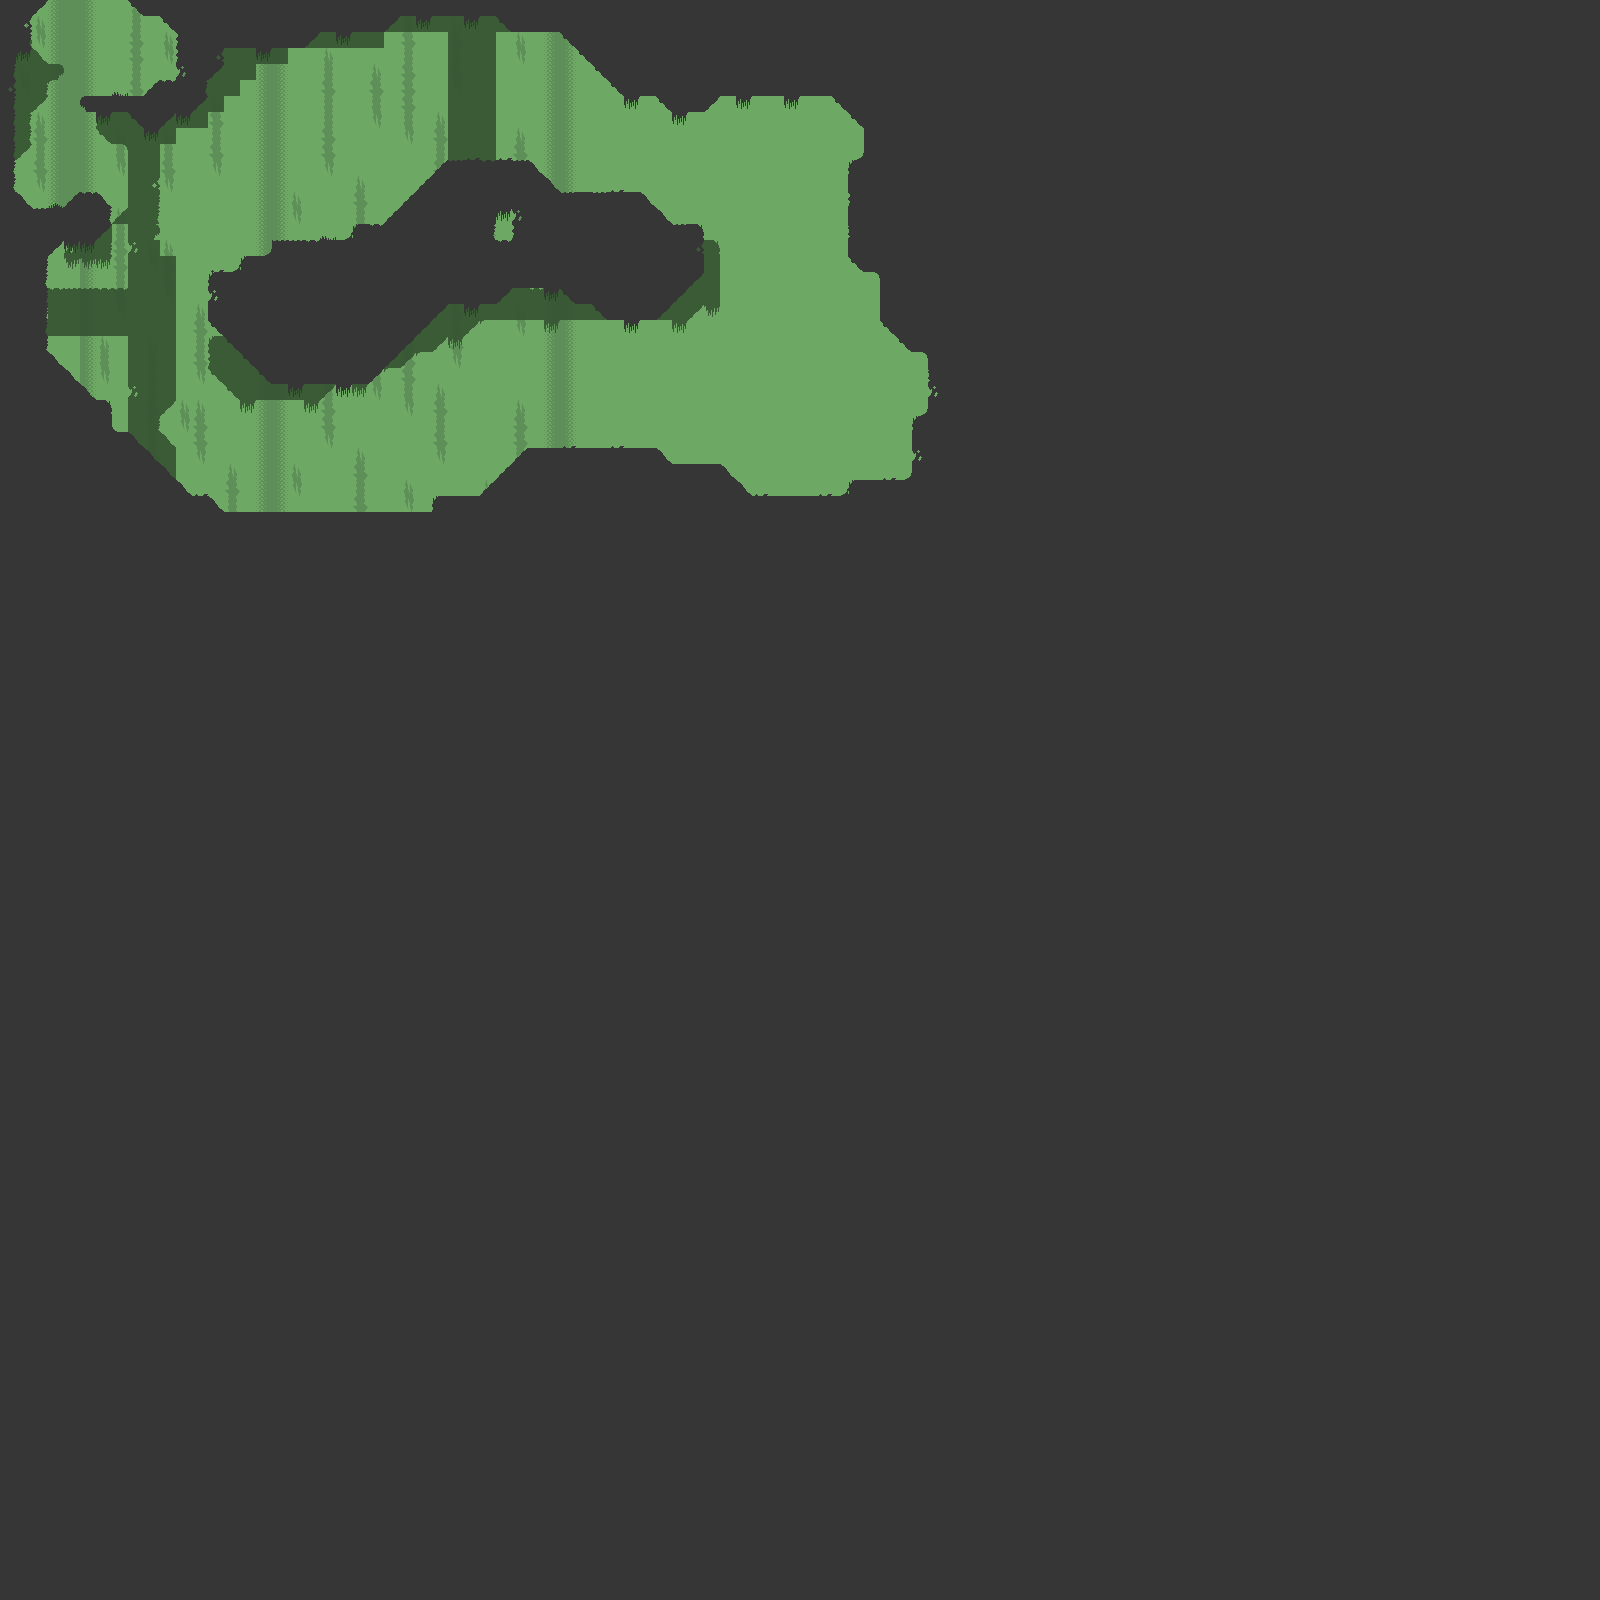

Rendered tile map (Tiled .tmx) drawn with the repository's tilesets; below, a short description and the map source with its tile grids summarised:
An orthogonal 100x100 tile map with 16x16 px tiles, 4 tile layers (backdrop, shadows, main, decoration) and 1 object (player).

<map version="1.0" orientation="orthogonal" width="100" height="100" tilewidth="16" tileheight="16">
 <tileset firstgid="1" name="tiles" tilewidth="16" tileheight="16">
  <image source="tiles.png" width="128" height="128" />
 </tileset>
 <layer name="backdrop" width="100" height="100">
  <properties>
   <property name="bg" value="bg" />
   <property name="tileset" value="tiles" />
  </properties>
  <data>[10000 cells, 10000 non-empty, 8 distinct tile ids]</data>
 </layer>
 <layer name="shadows" width="100" height="100" opacity="0.9">
  <properties>
   <property name="bg" value="bg" />
   <property name="tileset" value="tiles" />
  </properties>
  <data>[10000 cells, 335 non-empty, 23 distinct tile ids]</data>
 </layer>
 <layer name="main" width="100" height="100">
  <properties>
   <property name="tileset" value="tiles" />
  </properties>
  <data>[10000 cells, 8909 non-empty, 21 distinct tile ids]</data>
 </layer>
 <layer name="decoration" width="100" height="100">
  <properties>
   <property name="fg" value="fg" />
   <property name="tileset" value="tiles" />
  </properties>
  <data>[10000 cells, 31 non-empty, 4 distinct tile ids]</data>
 </layer>
 <objectgroup name="events" width="100" height="100">
  <object name="sloth" type="player" x="98" y="44" width="21" height="24" />
 </objectgroup>
</map>
